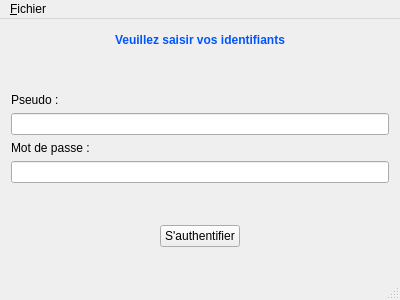
<?xml version="1.0" encoding="UTF-8"?>
<ui version="4.0">
 <class>MainWindow</class>
 <widget class="QMainWindow" name="MainWindow">
  <property name="geometry">
   <rect>
    <x>0</x>
    <y>0</y>
    <width>400</width>
    <height>300</height>
   </rect>
  </property>
  <property name="minimumSize">
   <size>
    <width>400</width>
    <height>300</height>
   </size>
  </property>
  <property name="maximumSize">
   <size>
    <width>600</width>
    <height>400</height>
   </size>
  </property>
  <property name="windowTitle">
   <string>BackOffice - New World</string>
  </property>
  <widget class="QWidget" name="centralWidget">
   <layout class="QVBoxLayout" name="verticalLayout_3">
    <item>
     <layout class="QHBoxLayout" name="horizontalLayout">
      <item>
       <spacer name="horizontalSpacer_5">
        <property name="orientation">
         <enum>Qt::Horizontal</enum>
        </property>
        <property name="sizeHint" stdset="0">
         <size>
          <width>40</width>
          <height>20</height>
         </size>
        </property>
       </spacer>
      </item>
      <item>
       <widget class="QLabel" name="label_3">
        <property name="styleSheet">
         <string notr="true">color: rgb(0, 85, 255);
font-weight: bold;</string>
        </property>
        <property name="text">
         <string>Veuillez saisir vos identifiants</string>
        </property>
       </widget>
      </item>
      <item>
       <spacer name="horizontalSpacer_6">
        <property name="orientation">
         <enum>Qt::Horizontal</enum>
        </property>
        <property name="sizeHint" stdset="0">
         <size>
          <width>40</width>
          <height>20</height>
         </size>
        </property>
       </spacer>
      </item>
     </layout>
    </item>
    <item>
     <spacer name="verticalSpacer">
      <property name="orientation">
       <enum>Qt::Vertical</enum>
      </property>
      <property name="sizeHint" stdset="0">
       <size>
        <width>20</width>
        <height>7</height>
       </size>
      </property>
     </spacer>
    </item>
    <item>
     <layout class="QVBoxLayout" name="verticalLayout">
      <item>
       <widget class="QLabel" name="label">
        <property name="text">
         <string>Pseudo :</string>
        </property>
       </widget>
      </item>
      <item>
       <widget class="QLineEdit" name="lineEditPseudo"/>
      </item>
     </layout>
    </item>
    <item>
     <layout class="QVBoxLayout" name="verticalLayout_2">
      <item>
       <widget class="QLabel" name="label_2">
        <property name="text">
         <string>Mot de passe :</string>
        </property>
       </widget>
      </item>
      <item>
       <widget class="QLineEdit" name="lineEditMdp">
        <property name="echoMode">
         <enum>QLineEdit::Password</enum>
        </property>
       </widget>
      </item>
     </layout>
    </item>
    <item>
     <spacer name="verticalSpacer_2">
      <property name="orientation">
       <enum>Qt::Vertical</enum>
      </property>
      <property name="sizeHint" stdset="0">
       <size>
        <width>20</width>
        <height>8</height>
       </size>
      </property>
     </spacer>
    </item>
    <item>
     <layout class="QHBoxLayout" name="horizontalLayout_4">
      <item>
       <spacer name="horizontalSpacer_3">
        <property name="orientation">
         <enum>Qt::Horizontal</enum>
        </property>
        <property name="sizeHint" stdset="0">
         <size>
          <width>40</width>
          <height>20</height>
         </size>
        </property>
       </spacer>
      </item>
      <item>
       <widget class="QPushButton" name="pushButtonAuthentification">
        <property name="text">
         <string>S'authentifier</string>
        </property>
        <property name="shortcut">
         <string>Return</string>
        </property>
       </widget>
      </item>
      <item>
       <spacer name="horizontalSpacer_4">
        <property name="orientation">
         <enum>Qt::Horizontal</enum>
        </property>
        <property name="sizeHint" stdset="0">
         <size>
          <width>40</width>
          <height>20</height>
         </size>
        </property>
       </spacer>
      </item>
     </layout>
    </item>
    <item>
     <widget class="QLabel" name="labelError">
      <property name="styleSheet">
       <string notr="true">color: rgb(255, 0, 0);</string>
      </property>
      <property name="text">
       <string/>
      </property>
     </widget>
    </item>
   </layout>
  </widget>
  <widget class="QMenuBar" name="menuBar">
   <property name="geometry">
    <rect>
     <x>0</x>
     <y>0</y>
     <width>400</width>
     <height>29</height>
    </rect>
   </property>
   <widget class="QMenu" name="menu_Fichier">
    <property name="title">
     <string>&amp;Fichier</string>
    </property>
    <addaction name="action_Quitter"/>
    <addaction name="action_propos"/>
   </widget>
   <addaction name="menu_Fichier"/>
  </widget>
  <widget class="QStatusBar" name="statusBar"/>
  <action name="action_Quitter">
   <property name="text">
    <string>&amp;Quitter</string>
   </property>
   <property name="shortcut">
    <string>Esc</string>
   </property>
  </action>
  <action name="action_propos">
   <property name="text">
    <string>&amp;À propos</string>
   </property>
  </action>
 </widget>
 <layoutdefault spacing="6" margin="11"/>
 <resources/>
 <connections/>
</ui>
